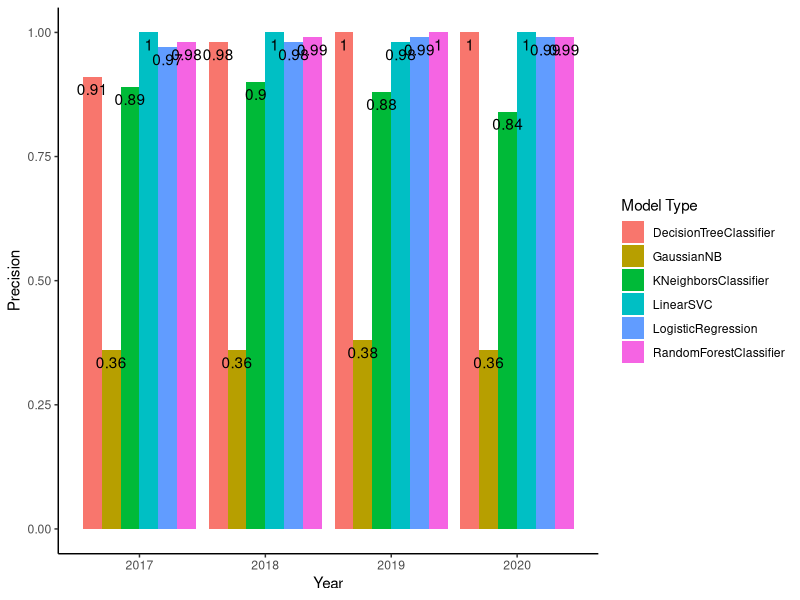
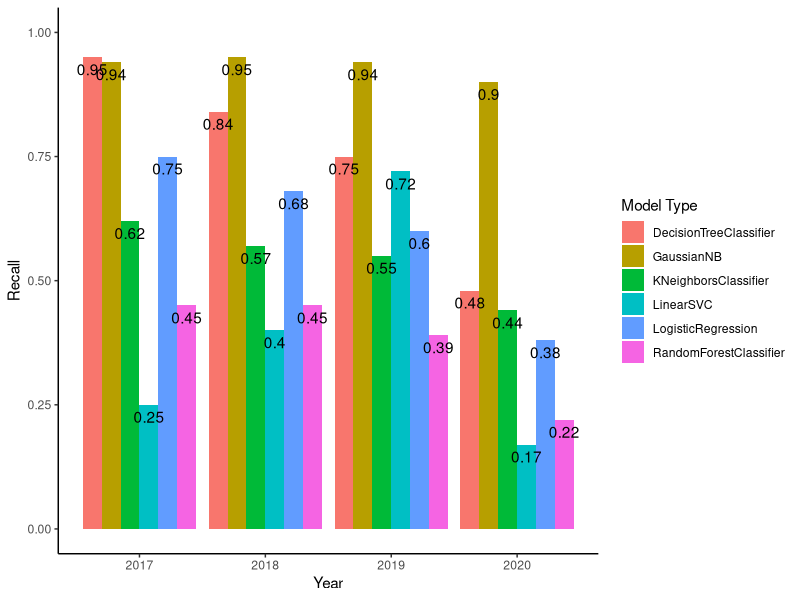

These figures' R source, in order:
## ---- chunk 1
knitr::opts_chunk$set(echo = TRUE)
## ---- chunk 2
#Used Contains syntax from here: https://stackoverflow.com/questions/25923392/select-columns-based-on-string-match-dplyrselect

library(tidyverse)
fd <- read.csv("../final_data/combined_2020_results.csv")
fd <- fd %>%
  select(-X)
fd

precision <- fd %>%
  select(contains("precision")|"model_type") %>%
  pivot_longer(!model_type, names_to="year", values_to="precision") %>%
  #pivot_wider(names_from="model_type", values_from = "precision") %>%
  mutate(year = str_sub(year, 11, 15)) %>%
  mutate(year = as.numeric(year)) %>%
  mutate(precision = round(precision, 2))

recall <- fd %>%
  select(contains("recall")|"model_type") %>%
  pivot_longer(!model_type, names_to="year", values_to="recall") %>%
  #pivot_wider(names_from="model_type", values_from = "precision") %>%
  mutate(year = str_sub(year, 8, 12)) %>%
  mutate(year = as.numeric(year)) %>%
  mutate(recall = round(recall, 2))

recall
## ---- chunk 3
#Help getting aes order and color from: https://www.biostars.org/p/362024/
#Help With titles:https://www.r-graph-gallery.com/239-custom-layout-legend-ggplot2.html and https://www.datanovia.com/en/blog/ggplot-legend-title-position-and-labels/
# Removing background: https://felixfan.github.io/ggplot2-remove-grid-background-margin/
#labelling bars: https://r-graphics.org/recipe-bar-graph-labels

ggplot(data=precision, aes(x=year, y = precision, fill=model_type)) + 
  geom_bar(position = "dodge", stat = "identity") +
  theme_bw() + labs(x="Year", y="Precision", fill="Model Type") +
  theme(panel.border = element_blank(), panel.grid.major = element_blank(), 
        panel.grid.minor = element_blank(), axis.line = element_line(colour = "black")) + 
  geom_text(aes(label=precision), position=position_dodge(.9), vjust=1.5) + ylim(0, 1)
## ---- chunk 4

ggplot(data=recall, aes(x=year, y = recall, fill=model_type)) + 
  geom_bar(position = "dodge", stat = "identity") +
  theme_bw() + labs(x="Year", y="Recall", fill="Model Type") +
  theme(panel.border = element_blank(), panel.grid.major = element_blank(), 
        panel.grid.minor = element_blank(), axis.line = element_line(colour = "black")) + 
  geom_text(aes(label=recall), position=position_dodge(.9), vjust=1.5) + ylim(0, 1)
